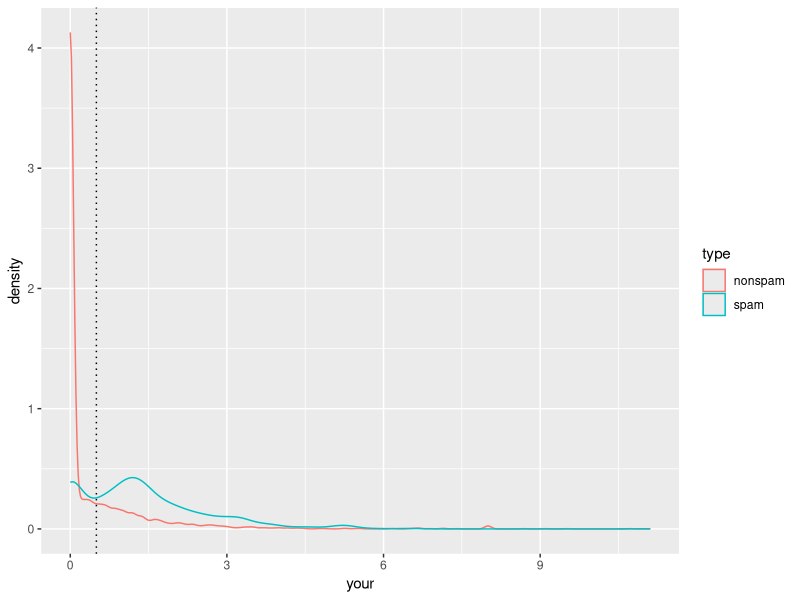

Write the R code that produced this figure.
install.packages("kernlab")
library(kernlab)

data(spam)
head(spam)
tail(spam)
names(spam)
head(spam$your)
which(names(spam) == "your")

library(ggplot2)

plot1 <- ggplot(spam, aes(x = your, color = type)) + geom_density() + 
        geom_vline(xintercept = .5, linetype = "dotted")
plot1


prediction <- ifelse(spam$your > .5, "p spam", "p non-spam")
table(prediction, spam$type)/length(spam$type)
